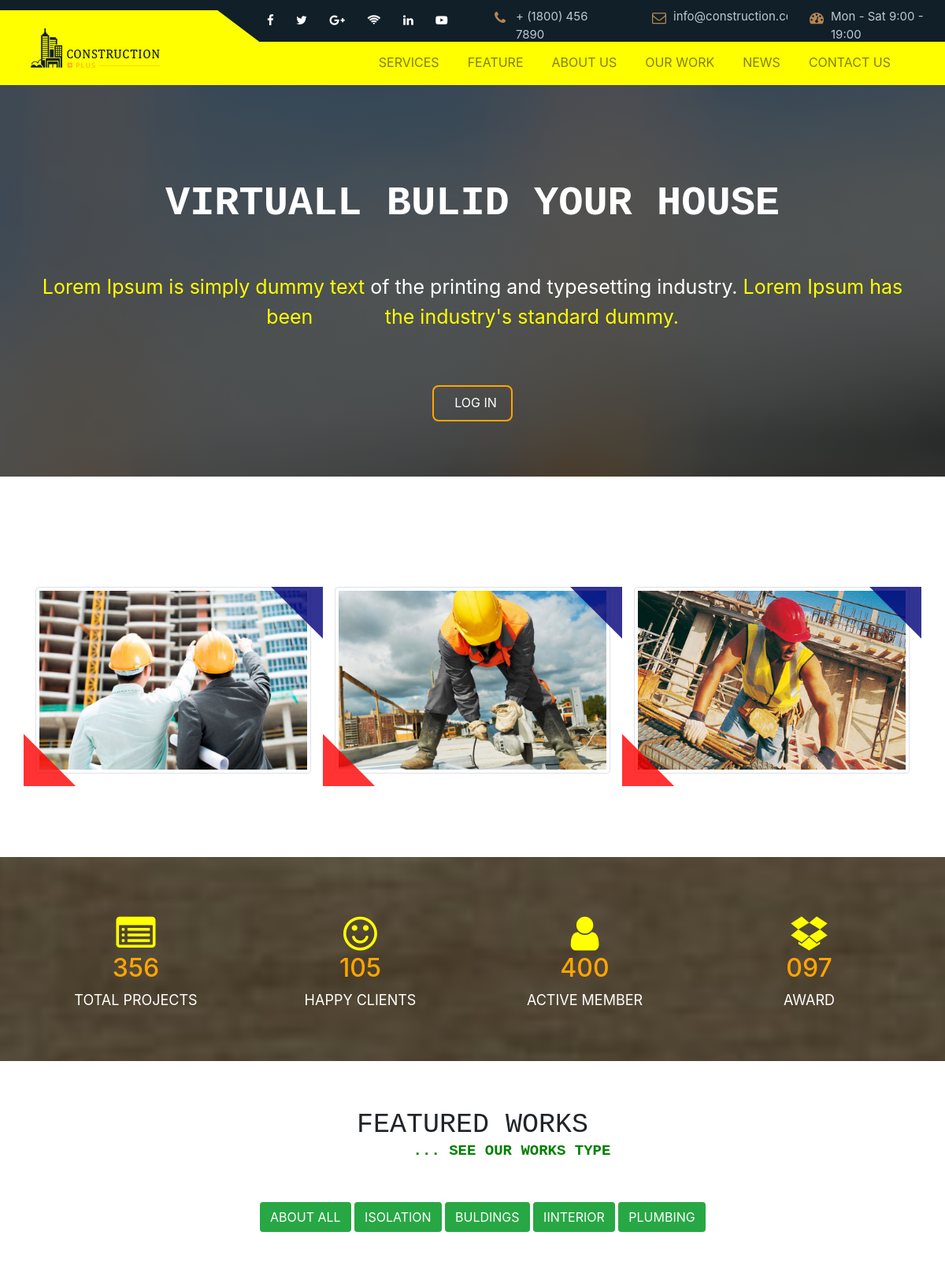
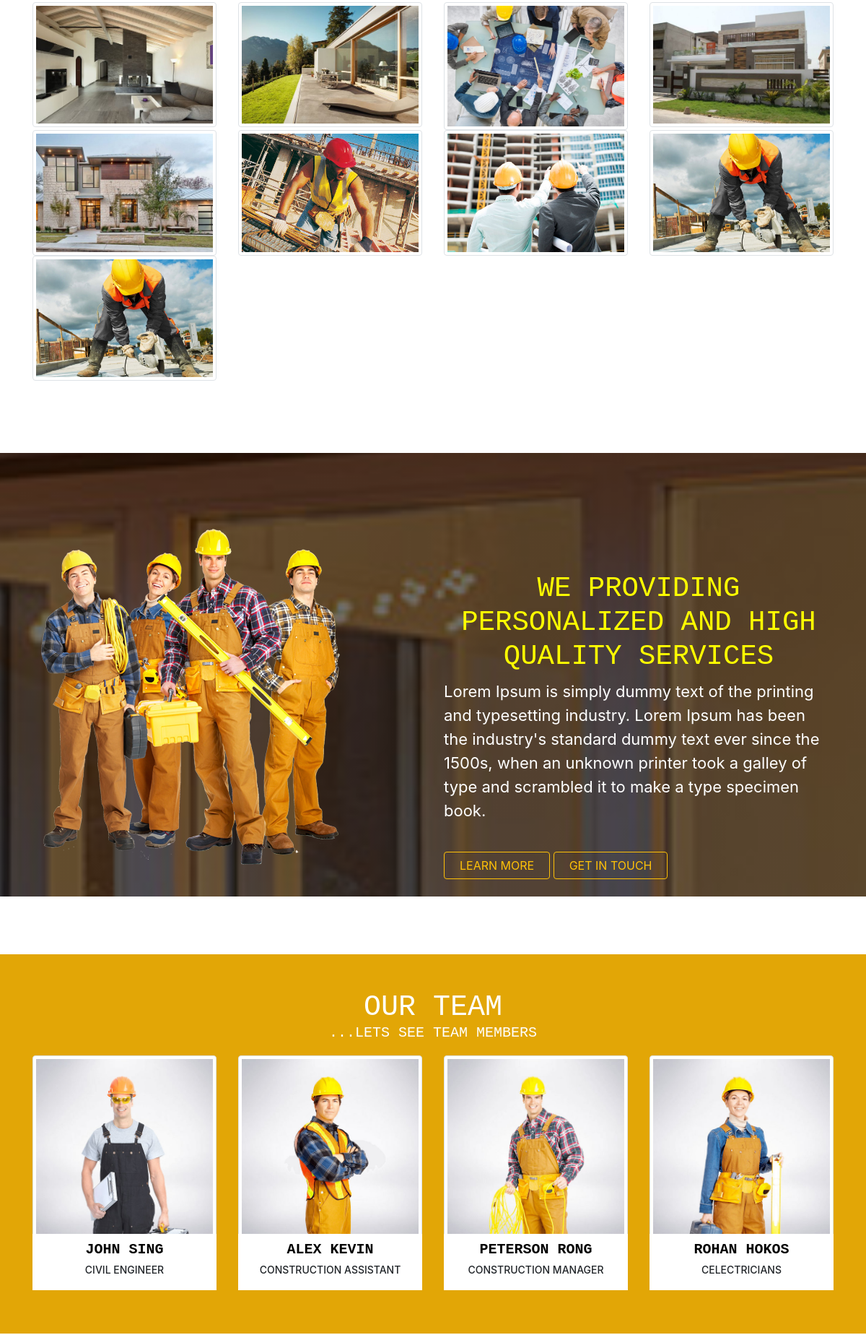
The page / (upper part) on the database its author committed (2 pictures, top to bottom).
### tables this page shows
CREATE TABLE `top_header` (
  `id` int(11) NOT NULL,
  `facebook` varchar(30) DEFAULT NULL,
  `twitter` varchar(30) DEFAULT NULL,
  `google` varchar(30) DEFAULT NULL,
  `wifi` varchar(30) DEFAULT NULL,
  `linkedin` varchar(30) DEFAULT NULL,
  `youtube` varchar(30) DEFAULT NULL,
  `mobile` varchar(30) DEFAULT NULL,
  `email` varchar(30) DEFAULT NULL,
  `store_date` date DEFAULT NULL
);

CREATE TABLE `menus` (
  `id` int(11) NOT NULL,
  `menu_name` varchar(30) NOT NULL
);

CREATE TABLE `slider` (
  `id` int(11) NOT NULL,
  `title` varchar(100) DEFAULT NULL,
  `content` varchar(800) DEFAULT NULL,
  `image` int(11) DEFAULT NULL
);

CREATE TABLE `content` (
  `id` int(11) NOT NULL,
  `title` varchar(40) DEFAULT NULL,
  `content` varchar(1000) DEFAULT NULL,
  `image` varchar(150) DEFAULT NULL
);

CREATE TABLE `total_work` (
  `id` int(11) NOT NULL,
  `project` varchar(20) DEFAULT NULL,
  `cliant` int(11) NOT NULL,
  `member` varchar(30) NOT NULL,
  `award` varchar(30) NOT NULL
);

CREATE TABLE `features_categories` (
  `features_id` int(11) NOT NULL,
  `features_name` varchar(30) NOT NULL
);

CREATE TABLE `features_content` (
  `categories_id` int(11) NOT NULL,
  `features_id` varchar(30) NOT NULL,
  `categories_title` varchar(100) NOT NULL,
  `categories_image` varchar(30) NOT NULL
);

CREATE TABLE `services` (
  `id` int(11) NOT NULL,
  `services_title` varchar(300) NOT NULL,
  `services_description` varchar(1000) NOT NULL,
  `services_image` varchar(30) NOT NULL
);

CREATE TABLE `team_member` (
  `id` int(11) NOT NULL,
  `name` varchar(30) NOT NULL,
  `designation` varchar(20) NOT NULL,
  `image` varchar(30) NOT NULL
);

### query_config.php (called while the page is built, shortened)
<?php
	$databasehost='localhost';
	$databaseuser='root';
	$databasepassword='';
	$databasename='blog';
	$conn=mysqli_connect($databasehost,$databaseuser,$databasepassword,$databasename);
?>
<?php
function top_header_data(){
  global $conn ;
  $select_data_top_header="SELECT * FROM top_header";
  $query_data=mysqli_query($conn,$select_data_top_header);
  $featch_data=mysqli_fetch_assoc($query_data);
  return $featch_data;
}
function bottom_header_data(){
  global $conn ;
  $sql="SELECT * FROM menus";
  $result=mysqli_query($conn,$sql);
  $featch_data=mysqli_fetch_all($result,MYSQLI_ASSOC);
  return $featch_data;
}
function slider_data(){
  global $conn ;
  $sql="SELECT * FROM slider";
  $result=mysqli_query($conn,$sql);
  $featch_data=mysqli_fetch_all($result,MYSQLI_ASSOC);
  return $featch_data;
}
function work_content(){
  global $conn ;
  $sql="SELECT * FROM content";
  $result=mysqli_query($conn,$sql);
  $featch_data=mysqli_fetch_all($result,MYSQLI_ASSOC);
  return $featch_data;
}
function achievedment(){
  global $conn ;
  $sql="SELECT * FROM total_work";
  $result=mysqli_query($conn,$sql);
  $featch_data=mysqli_fetch_all($result,MYSQLI_ASSOC);
  return $featch_data;
}
function services(){
  global $conn ;
  $sql="SELECT * FROM services";
  $result=mysqli_query($conn,$sql);
  $featch_data=mysqli_fetch_all($result,MYSQLI_ASSOC);
  return $featch_data;
}
function features(){
  global $conn ;
  $sql="SELECT * FROM features_categories";
  $result=mysqli_query($conn,$sql);
  $featch_data=mysqli_fetch_all($result,MYSQLI_ASSOC);
  return $featch_data;
}
function featuresContent(){
  global $conn ;
  $sql="SELECT * FROM features_content";
  $result=mysqli_query($conn,$sql);
  $featch_data=mysqli_fetch_all($result,MYSQLI_ASSOC);
  return $featch_data;
}
function team(){
  global $conn ;
  $select_data_top_header="SELECT * FROM team_member";
  $query_data=mysqli_query($conn,$select_data_top_header);
  $featch_data=mysqli_fetch_assoc($query_data);
  return $featch_data;
}
?>

### index.php (the view, shortened to what this page needs)
<?php
    include('query_config.php');
    $top_header_data=top_header_data();
    $bottom_header_data=bottom_header_data();
    $slider_data=slider_data();
    $content=work_content();
    $achievedment=achievedment();
    $services=services();
    $features=features();
    $featuresContent=featuresContent();
    $team=team();
?>
<!doctype html>
<html lang="en">
  <head>
    <link rel="stylesheet" type="text/css" href="style.css">
    <link rel="stylesheet" type="text/css" href="font-awesome-4.7.0/font-awesome-4.7.0/css/font-awesome.min.css">
    <link rel="stylesheet" href="https://maxcdn.bootstrapcdn.com/bootstrap/4.0.0/css/bootstrap.min.css">
  </head>
  <body>
      <section>
         <div class="container-fluid">
           <div class="row">
            <div class="col-md-3 phone">
               <a href="<?php echo $top_header_data['facebook'];?>" title="Facebook"><i class="fa fa-facebook"></i></a>
               <a href="<?php echo $top_header_data['twitter'];?>" title="Twitter"><i class="fa fa-twitter"></i></a>
               <a href="<?php echo $top_header_data['google'];?>" title="Google"><i class="fa fa-google-plus"></i></a>
               <a href="<?php echo $top_header_data['wifi'];?>" title="WiFi"><i class="fa fa-wifi"></i></a>
               <a href="<?php echo $top_header_data['linkedin'];?>" title="linkedin"><i class="fa fa-linkedin"></i></a>
               <a href="<?php echo $top_header_data['youtube'];?>" title="Youtube"><i class="fa fa-youtube-play"></i></a>
            </div>
            <div class="col-md-2 phone phone1">
                <a href="" title="Phone"><i class="fa fa-phone"></i></a>
                <P><?php echo $top_header_data['mobile'];?></P>
            </div>
            <div class="col-md-2 phone phone1">
                <a href="" title="Mail"><i class="fa fa-envelope-o"></i></a>
                <p><?php echo $top_header_data['email'];?></p>
           </div>
            <div class="col-md-2 phone phone1">
              <a href="<?php echo $top_header_data['store_date'];?>"><i class="fa fa-tachometer"></i></a>
              <p>Mon - Sat 9:00 - 19:00</p>
           </div>
          </div>
         </div>
       </section>
       <section class="sec2">
         <div class="container">
          <nav class="navbar navbar-expand-lg navbar-light">
  <a class="navbar-brand" href="#">
    <img src="img/logo1.png">
  </a>
  <div class="collapse navbar-collapse" id="navbarSupportedContent">
    <ul class="navbar-nav ml-auto">
      <?php
        foreach ($bottom_header_data as  $menu) {
      ?>
        <li class="nav-item">
          <a class="nav-link" href="#"><?php echo $menu['menu_name'];?></a>
        </li>
      <?php
        }
      ?>
    </ul>
  </div>
</nav>
   </div>
       </section>
       <section class="slider">
       <div class="container">
         <div class="text text-center"><br><br><br><br><br>
              <?php
                foreach ($slider_data as $slider) {
                  ?>
                <h2><?php echo $slider['title']?></h2>
                  <?php
                }
              ?>
               <br><br>
              <p><span>Lorem Ipsum is simply dummy text </span> of the printing and typesetting industry.<span> Lorem Ipsum has been &nbsp &nbsp  &nbsp &nbsp &nbsp &nbsp the industry's standard dummy.</span></p>
              <br><br><br>
              <div class="center1">
                 <a href="backEnd/login.php">Log In</a><br><br><br><br>
               </div>
        </div>
       </div>
       </section>
       <section class="smart">
         <div class="container">
           <div class="row">
            <?php
              foreach ($content as $single_content) {
            ?>
             <div class="col-md-4 box">
             <figure>
               <img src="backEnd/<?php echo $single_content['image'] ?>" alt="..." class="img-thumbnail">
              </figure>
             </div>
             <?php
              }
             ?>
           </div>
         </div>
       </section>
       <section class="cliant">
         <div class="container prize">
           <div class="row">
             <div class="col-md-3 "><br><br><br>
             <i class="fa fa-list-alt"></i>
             <br>
               <h2><?php echo $achievedment[0]['project']?></h2>
               <p>TOTAL PROJECTS</p>
             </div>
             <div class="col-md-3 "><br><br><br>
             <i class="fa fa-smile-o"></i><br>
               <h2><?php echo $achievedment[0]['cliant']?></h2>
               <p>HAPPY CLIENTS</p>
             </div>
             <div class="col-md-3 "><br><br><br>
             <i class="fa fa-user"></i><br>
               <h2><?php echo $achievedment[0]['member']?></h2>
               <p>ACTIVE MEMBER</p>
             </div>
             <div class="col-md-3 "><br><br><br>
             <i class="fa fa-dropbox"></i><br>
               <h2><?php echo $achievedment[0]['award']?></h2>
               <p>AWARD</p>
             </div>
           </div>
         </div><br><br>
       </section>
         <section class="worked">
              <div class="work-heading">
                <h4>FEATURED WORKS</h4>
                <p>... SEE OUR WORKS TYPE</p>
                <div class="container">
                  <div class="row">
                    <div class="col-md-3"></div>
                    <div class="col-md-7 button-cls">
                    <?php
                      foreach ($features as $single_features) {
                        ?>
                     <button type="button" class="btn bg-success text-white light"><?php echo $single_features['features_name']?></button>
                     <?php
                      }
                      ?>
                    </div>
                <div class="col-md-2 "></div>
                  </div>
                  <div class="row hide ">
                  <?php
                      foreach ($featuresContent as $single_featuresContent) {
                        ?>
                        <div class="col-md-3 zoom">
                      <img src="backEnd/<?php echo $single_featuresContent['categories_image']?>" alt="..." class="img-thumbnail">
                    </div>
                        <?php
                      }
                    ?>
                  </div>
                </div>
              </div>
            </section>
            <section class="providing">
              <div class="container">
                <div class="row">
                <?php
                  foreach ($services as $single_services) {
                   ?>
                    <div class="col-md-6 respon">
                    <img src="backEnd/<?php echo $single_services['services_image']?>" alt="..." class="img-thumbnail">
                  </div>
                  <div class="col-md-6 respon-head">
                    <h4><?php echo $single_services['services_title']?></h4>
                    <p><?php echo $single_services['services_description']?></p><br>
                    <button type="button" class="btn btn-outline-warning">&nbsp LEARN MORE &nbsp</button>
                    <button type="button" class="btn btn-outline-warning ">&nbsp GET IN TOUCH &nbsp</button>
                    <br><br>
                  </div>
                   <?php
                  }
                ?>
                  </div>
                </div>
            </section>
            <section class="worker">
            <div class="container team">
              <h4>OUR TEAM</h4>
              <p>...Lets see team members</p>
            </div>
            <div class="container">
              <div class="row">
                <div class="col-md-3 zoom1">
                  <img src="img/team1.jpg" alt="..." class="img-thumbnail ">
                  <div class="img-down">
                    <h4><?php echo $team['name']?></h4>
                    <h5><?php echo $team['designation']?></h5>
                  </div>
                </div>
                <div class="col-md-3 zoom1">
                  <img src="img/team2.jpg" alt="..." class="img-thumbnail">
                  <div class="img-down">
                    <h4>ALEX KEVIN</h4></a></a>
                    <h5>CONSTRUCTION ASSISTANT</h5>
                  </div>
                </div>
                <div class="col-md-3 zoom1">
                  <img src="img/team3.jpg" alt="..." class="img-thumbnail">
                  <div class="img-down">
                     <h4>PETERSON RONG</h4>
                    <h5>CONSTRUCTION MANAGER</h5>
                  </div>
                </div>
                <div class="col-md-3 zoom1">
                  <img src="img/team4.jpg" alt="..." class="img-thumbnail">
                  <div class="img-down">
                     <h4>ROHAN HOKOS</h4>
                    <h5>CELECTRICIANS</h5>
                  </div>
                </div>
              </div>
            </div>
            <br><br><br>
            </section>
  </body>
</html>

### rows shown on the page
top_header: mobile "+ (1800) 456 7890", email "info@construction.com"
menus: menu_name "SERVICES"
menus: menu_name "FEATURE"
menus: menu_name "ABOUT US"
menus: menu_name "OUR WORK"
menus: menu_name "NEWS"
menus: menu_name "CONTACT US"
slider: title "VIRTUALL BULID YOUR HOUSE"
content: image (picture)
content: image (picture)
content: image (picture)
total_work: project "356", cliant "105", member "400", award "097"
features_categories: features_name "ABOUT ALL"
features_categories: features_name "ISOLATION"
features_categories: features_name "BULDINGS"
features_categories: features_name "IINTERIOR"
features_categories: features_name "PLUMBING"
features_content: categories_image (picture)
features_content: categories_image (picture)
features_content: categories_image (picture)
features_content: categories_image (picture)
features_content: categories_image (picture)
features_content: categories_image (picture)
features_content: categories_image (picture)
features_content: categories_image (picture)
features_content: categories_image (picture)
services: services_image (picture), services_title "WE PROVIDING PERSONALIZED AND HIGH QUALITY SERVICES", services_description "Lorem Ipsum is simply dummy text of the printing and typesetting industry. Lorem Ipsum has been the industry's standard dummy text ever since the 1500s, when an unknown printer took a galley of type and scrambled it to make a type specimen book."
team_member: name "JOHN SING", designation "CIVIL ENGINEER"
